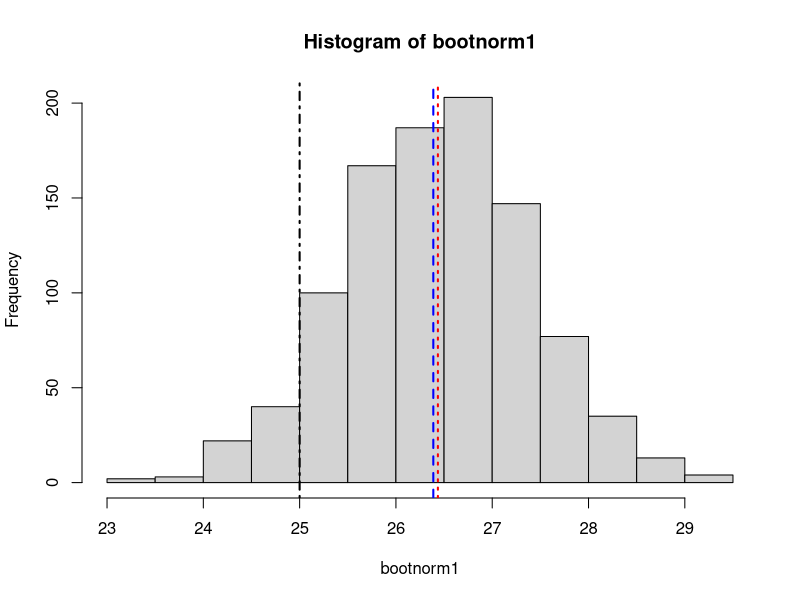
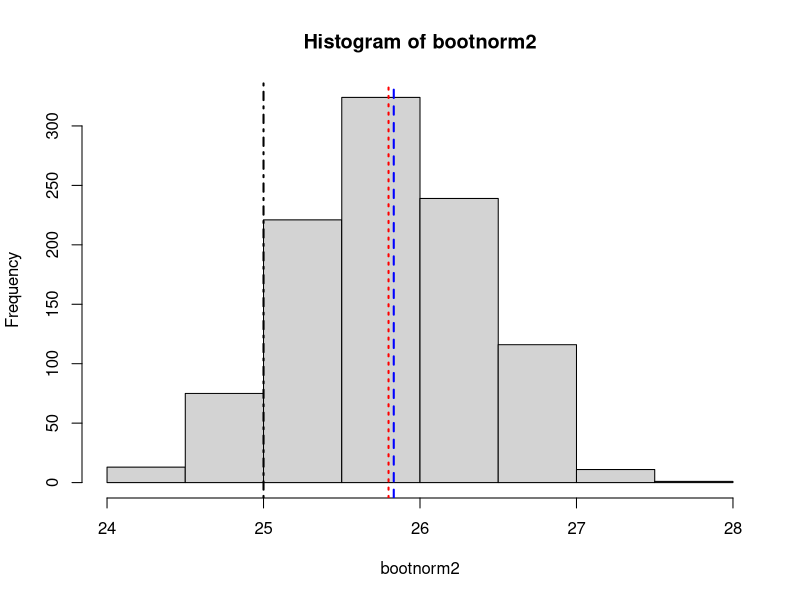
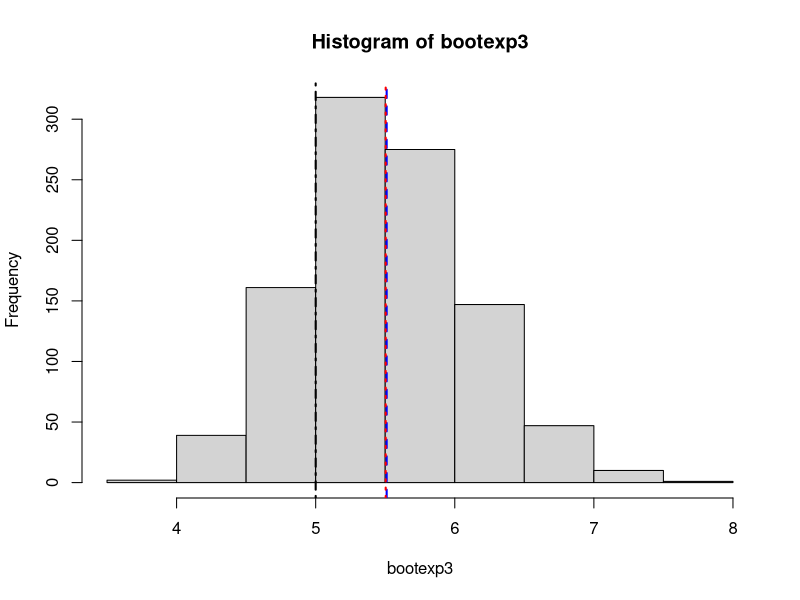
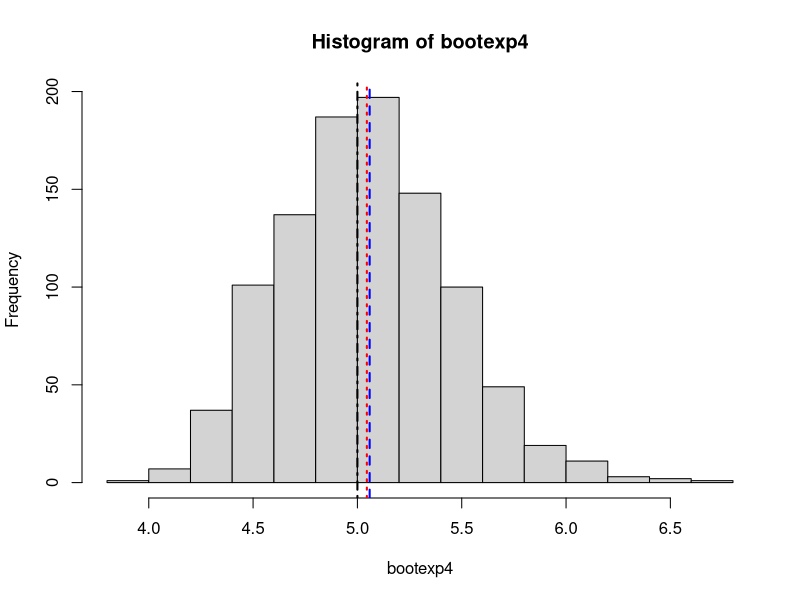

Generate these figures, in order, with R:
## ---- chunk 1
x<-rnorm(50,25,6)
M=mean(x)
Replicate<-1000
bootnorm1<-numeric(Replicate)
for(i in 1:Replicate){
temp<-sample(x,50,replace=T)
bootnorm1[i]<-mean(temp)
}
## ---- chunk 2
summary(bootnorm1)

## ---- chunk 3
M
mean(bootnorm1)
sd(x)
sd(bootnorm1)


## ---- chunk 4
hist(bootnorm1)
abline(v=M,col="blue", lwd=2, lty=2)
abline(v=mean(bootnorm1),col="red", lwd=2, lty=3)
abline(v=25,col="black", lwd=2, lty=4)

## ---- chunk 5
est.bias1<-M-mean(bootnorm1)
est.bias1

## ---- chunk 6
x<-rnorm(100,25,6)
M2=mean(x)
Replicate<-1000
bootnorm2<-numeric(Replicate)
for(i in 1:Replicate){
temp<-sample(x,100,replace=T)
bootnorm2[i]<-mean(temp)
}
## ---- chunk 7
summary(bootnorm2)

## ---- chunk 8
M2
mean(bootnorm2)
sd(x)
sd(bootnorm2)

## ---- chunk 9
hist(bootnorm2)
abline(v=M2,col="blue", lwd=2, lty=2)
abline(v=mean(bootnorm2),col="red", lwd=2, lty=3)
abline(v=25,col="black", lwd=2, lty=4)

## ---- chunk 10
est.bias2<-M2-mean(bootnorm2)
est.bias2
## ---- chunk 11
x<-rexp(75,0.2)
M3=mean(x)
Replicate<-1000
bootexp3<-numeric(Replicate)
for(i in 1:Replicate){
temp<-sample(x,75,replace=T)
bootexp3[i]<-mean(temp)
}
## ---- chunk 12
summary(bootexp3)

## ---- chunk 13
M3
mean(bootexp3)
sd(x)
sd(bootexp3)
## ---- chunk 14
hist(bootexp3)
abline(v=M3,col="blue", lwd=2, lty=2)
abline(v=mean(bootexp3),col="red", lwd=2, lty=3)
abline(v=5,col="black", lwd=2, lty=4)

## ---- chunk 15
est.bias3<-M3-mean(bootexp3)
est.bias3

## ---- chunk 16
x<-rexp(200,0.2)
M4=mean(x)
Replicate<-1000
bootexp4<-numeric(Replicate)
for(i in 1:Replicate){
temp<-sample(x,200,replace=T)
bootexp4[i]<-mean(temp)
}
## ---- chunk 17
summary(bootexp4)

## ---- chunk 18
M4
mean(bootexp4)
sd(x)
sd(bootexp4)

## ---- chunk 19
hist(bootexp4)
abline(v=M4,col="blue", lwd=2, lty=2)
abline(v=mean(bootexp4),col="red", lwd=2, lty=3)
abline(v=5,col="black", lwd=2, lty=4)

## ---- chunk 20
est.bias4<-M4-mean(bootexp4)
est.bias4
